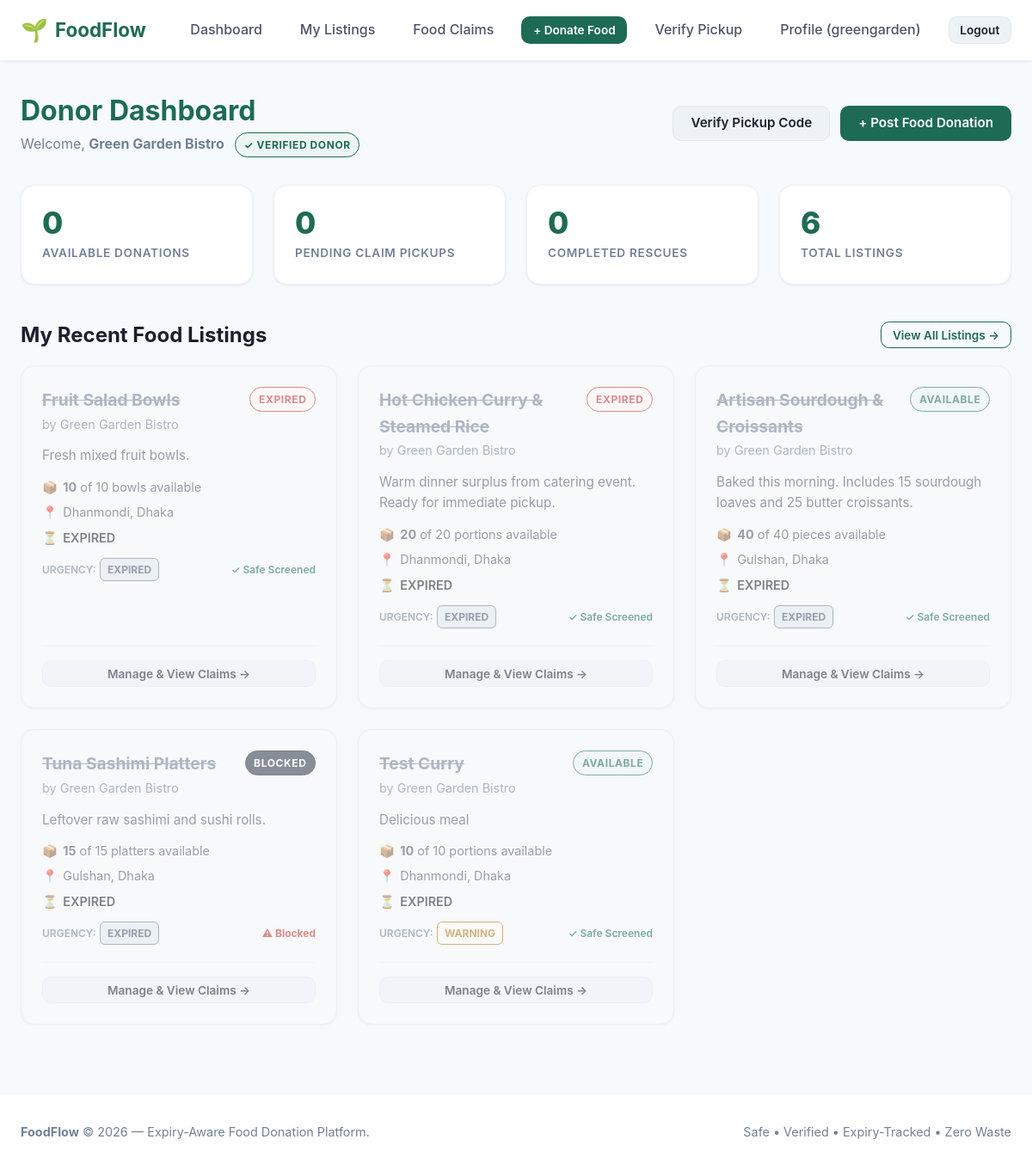
Screenshot of /donor/dashboard/ (signed in) with the database file from the repository.
### accounts/models.py (models this page shows, shortened)
class User(AbstractUser):
    ROLE_DONOR = 'donor'
    ROLE_RECIPIENT = 'recipient'
    ROLE_CHOICES = [
        (ROLE_DONOR, 'Donor'),
        (ROLE_RECIPIENT, 'Recipient'),
    ]
    role = models.CharField(
        max_length=20,
        choices=ROLE_CHOICES,
        default=ROLE_RECIPIENT,
        help_text="Designates whether this user registers as a food Donor or Recipient."
    )
    phone = models.CharField(
        max_length=20,
        blank=True,
        null=True,
        help_text="Contact telephone number"
    )
    @property
    def is_donor(self):
        return self.role == self.ROLE_DONOR
    @property
    def is_recipient(self):
        return self.role == self.ROLE_RECIPIENT

class Donor(models.Model):
    DONOR_TYPE_CHOICES = [
        ('restaurant', 'Restaurant'),
        ('household', 'Household'),
        ('grocer', 'Grocer / Supermarket'),
        ('event', 'Event / Catering'),
        ('other', 'Other Donor'),
    ]
    user = models.OneToOneField(
        User,
        on_delete=models.CASCADE,
        related_name='donor_profile'
    )
    donor_type = models.CharField(
        max_length=30,
        choices=DONOR_TYPE_CHOICES,
        default='restaurant'
    )
    organization_name = models.CharField(
        max_length=150,
        blank=True,
        null=True,
        help_text="Business or organization name (optional for households)"
    )
    location = models.ForeignKey(
        'locations.Location',
        on_delete=models.PROTECT,
        related_name='donors'
    )
    is_verified = models.BooleanField(
        default=False,
        help_text="Designates if this donor is verified by platform administrators"
    )
    created_at = models.DateTimeField(auto_now_add=True)
    class Meta:
        verbose_name = "Donor Profile"
        verbose_name_plural = "Donor Profiles"

### listings/models.py (models this page shows, shortened)
class FoodListing(models.Model):
    STATUS_AVAILABLE = 'available'
    STATUS_CLAIMED = 'claimed'
    STATUS_COMPLETED = 'completed'
    STATUS_EXPIRED = 'expired'
    STATUS_BLOCKED = 'blocked'
    STATUS_CHOICES = [
        (STATUS_AVAILABLE, 'Available'),
        (STATUS_CLAIMED, 'Claimed'),
        (STATUS_COMPLETED, 'Completed'),
        (STATUS_EXPIRED, 'Expired'),
        (STATUS_BLOCKED, 'Blocked'),
    ]
    donor = models.ForeignKey(
        'accounts.Donor',
        on_delete=models.CASCADE,
        related_name='listings'
    )
    location = models.ForeignKey(
        'locations.Location',
        on_delete=models.PROTECT,
        related_name='listings'
    )
    food_name = models.CharField(max_length=200, help_text="e.g. Cooked Rice & Curry, Fresh Apples, Bread Rolls")
    description = models.TextField(blank=True, null=True, help_text="Preparation details, ingredients, or dietary info")
    quantity = models.DecimalField(
        max_digits=8,
        decimal_places=2,
        validators=[MinValueValidator(Decimal('0.01'))],
        help_text="Total initial quantity"
    )
    unit = models.CharField(
        max_length=50,
        help_text="Units: portions, kg, boxes, packets, meals, litres"
    )
    expires_at = models.DateTimeField(
        db_index=True,
        help_text="Exact expiry deadline"
    )
    status = models.CharField(
        max_length=20,
        choices=STATUS_CHOICES,
        default=STATUS_AVAILABLE,
        db_index=True
    )
    created_at = models.DateTimeField(auto_now_add=True)
    updated_at = models.DateTimeField(auto_now=True)
    class Meta:
        verbose_name = "Food Listing"
        verbose_name_plural = "Food Listings"
        ordering = ['expires_at']
    @property
    def is_expired(self):
        return timezone.now() >= self.expires_at
    @property
    def quantity_reserved(self):
        from claims.models import Claim
        quantities = self.claims.filter(
            status__in=[Claim.STATUS_PENDING, Claim.STATUS_COMPLETED]
        ).values_list("claimed_quantity", flat=True)
        return sum(quantities, Decimal("0.00"))
    @property
    def quantity_available(self):
        remaining = self.quantity - self.quantity_reserved
        return max(
            Decimal("0.00"), remaining
        ).quantize(Decimal("0.01"))

class ExpiryTracker(models.Model):
    URGENCY_SAFE = 'safe'
    URGENCY_WARNING = 'warning'
    URGENCY_URGENT = 'urgent'
    URGENCY_EXPIRED = 'expired'
    URGENCY_CHOICES = [
        (URGENCY_SAFE, 'Safe'),
        (URGENCY_WARNING, 'Warning'),
        (URGENCY_URGENT, 'Urgent'),
        (URGENCY_EXPIRED, 'Expired'),
    ]
    listing = models.OneToOneField(
        FoodListing,
        on_delete=models.CASCADE,
        related_name='expiry_tracker'
    )
    expires_at = models.DateTimeField()
    urgency_level = models.CharField(
        max_length=20,
        choices=URGENCY_CHOICES,
        default=URGENCY_SAFE
    )
    alert_sent = models.BooleanField(
        default=False,
        help_text="Prevents duplicate urgent or expiry notifications"
    )
    last_checked_at = models.DateTimeField(auto_now=True)
    class Meta:
        verbose_name = "Expiry Tracker"
        verbose_name_plural = "Expiry Trackers"

### locations/models.py (models this page shows, shortened)
class Location(models.Model):
    address = models.CharField(max_length=255, help_text="Street address or building details")
    area = models.CharField(max_length=100, db_index=True, help_text="Neighborhood or area name")
    city = models.CharField(max_length=100, db_index=True, help_text="City name")
    postal_code = models.CharField(max_length=20, blank=True, null=True, help_text="Postal / ZIP code")
    latitude = models.DecimalField(max_digits=9, decimal_places=6, null=True, blank=True)
    longitude = models.DecimalField(max_digits=9, decimal_places=6, null=True, blank=True)
    class Meta:
        verbose_name = "Location"
        verbose_name_plural = "Locations"
        indexes = [
            models.Index(fields=['area'], name='loc_area_idx'),
            models.Index(fields=['city'], name='loc_city_idx'),
        ]
        constraints = [
            models.UniqueConstraint(
                fields=['address', 'area', 'city', 'postal_code'],
                name='unique_location_address'
            )
        ]

### accounts/views.py (the view)
# urls.py: path('donor/dashboard/', views.donor_dashboard_view, name='donor_dashboard'),
@login_required
def donor_dashboard_view(request):
    if not request.user.is_donor:
        messages.error(request, "Access restricted: Donor account required.")
        return redirect('accounts:recipient_dashboard')
    donor = getattr(request.user, 'donor_profile', None)
    if not donor:
        messages.error(request, "Donor profile not found. Please complete your registration.")
        return redirect('accounts:profile')
    listings = donor.listings.all().select_related('location', 'expiry_tracker', 'safety_check')
    total_listings = listings.count()
    available_count = listings.filter(status=FoodListing.STATUS_AVAILABLE, expires_at__gt=timezone.now()).count()
    claimed_count = listings.filter(status=FoodListing.STATUS_CLAIMED).count()
    completed_count = listings.filter(status=FoodListing.STATUS_COMPLETED).count()
    expired_count = listings.filter(status=FoodListing.STATUS_EXPIRED).count()
    recent_listings = listings[:5]
    pending_pickups = Claim.objects.filter(
        listing__donor=donor,
        status=Claim.STATUS_PENDING
    ).select_related('listing', 'recipient__user').order_by('pickup_deadline')[:5]
    context = {
        'donor': donor,
        'total_listings': total_listings,
        'available_count': available_count,
        'claimed_count': claimed_count,
        'completed_count': completed_count,
        'expired_count': expired_count,
        'recent_listings': recent_listings,
        'pending_pickups': pending_pickups,
    }
    return render(request, 'accounts/donor_dashboard.html', context)

### notifications/views.py (called while the page is built)
def unread_notification_context(request):
    if request.user.is_authenticated and request.user.is_recipient and hasattr(request.user, 'recipient_profile'):
        count = Notification.objects.filter(recipient=request.user.recipient_profile, is_read=False).count()
        return {'unread_notifications_count': count}
    return {'unread_notifications_count': 0}

### templates/accounts/donor_dashboard.html (shortened to what this page needs)
{% extends 'base.html' %}
{% block content %}
<div style="display: flex; justify-content: space-between; align-items: center; margin-bottom: 2rem; flex-wrap: wrap; gap: 1rem;">
    <div>
        <h1 style="color: var(--green-700); font-size: 2rem;">Donor Dashboard</h1>
        <p style="color: var(--grey-500);">
            Welcome, <strong>{{ donor.organization_name|default:donor.user.username }}</strong>
            {% if donor.is_verified %}
                <span class="badge badge-available" style="margin-left: 0.5rem;">✓ Verified Donor</span>
            {% else %}
                <span class="badge badge-claimed" style="margin-left: 0.5rem;">Verification Pending</span>
            {% endif %}
        </p>
    </div>
    <div style="display: flex; gap: 0.75rem;">
        <a href="{% url 'claims:verify_pickup' %}" class="btn btn-secondary">Verify Pickup Code</a>
        {% if donor.is_verified %}
        <a href="{% url 'listings:donor_listing_create' %}" class="btn btn-primary">
            + Post Food Donation
        </a>
        {% else %}
        <button type="button" class="btn btn-primary" disabled>
            Verification Required to Post
        </button>
        {% endif %}
    </div>
</div>
<div class="grid grid-4" style="margin-bottom: 2.5rem;">
    <div class="stat-card">
        <span class="stat-value">{{ available_count }}</span>
        <span class="stat-label">Available Donations</span>
    </div>
    <div class="stat-card">
        <span class="stat-value">{{ claimed_count }}</span>
        <span class="stat-label">Pending Claim Pickups</span>
    </div>
    <div class="stat-card">
        <span class="stat-value">{{ completed_count }}</span>
        <span class="stat-label">Completed Rescues</span>
    </div>
    <div class="stat-card">
        <span class="stat-value">{{ total_listings }}</span>
        <span class="stat-label">Total Listings</span>
    </div>
</div>
<div style="display: flex; justify-content: space-between; align-items: center; margin-bottom: 1rem;">
    <h2 style="font-size: 1.5rem; color: var(--ink);">My Recent Food Listings</h2>
    <a href="{% url 'listings:donor_listings' %}" class="btn btn-outline btn-sm">View All Listings &rarr;</a>
</div>
{% if recent_listings %}
<div class="grid grid-3">
    {% for listing in recent_listings %}
        {% include 'listings/listing_card.html' with listing=listing is_donor_view=True %}
    {% endfor %}
</div>
{% endif %}
{% endblock %}

### templates/partials/navbar.html (shortened to what this page needs)
{% load static %}
<nav class="navbar">
    <div class="container navbar-container">
        <a href="{% url 'home' %}" class="brand">
            <span class="brand-icon">🌱</span>
            <span>FoodFlow</span>
        </a>
        <ul class="nav-links">
            {% if user.is_authenticated %}
            {% if user.is_donor %}
            <li><a href="{% url 'accounts:donor_dashboard' %}" class="nav-link">Dashboard</a></li>
            <li><a href="{% url 'listings:donor_listings' %}" class="nav-link">My Listings</a></li>
            <li><a href="{% url 'claims:my_claims' %}" class="nav-link">Food Claims</a></li>
            <li>
                {% if user.donor_profile.is_verified %}
                <a href="{% url 'listings:donor_listing_create' %}"
                   class="nav-link btn btn-primary btn-sm"
                   style="color: white;">
                    + Donate Food
                </a>
                {% endif %}
            </li>
            <li><a href="{% url 'claims:verify_pickup' %}" class="nav-link">Verify Pickup</a></li>
                {% endif %}
                <li><a href="{% url 'accounts:profile' %}" class="nav-link">Profile ({{ user.username }})</a></li>
                <li><a href="{% url 'accounts:logout' %}" class="nav-link btn btn-secondary btn-sm">Logout</a></li>
            {% endif %}
        </ul>
    </div>
</nav>

### templates/listings/listing_card.html (shortened to what this page needs)
<div class="card {% if listing.status == 'expired' or listing.is_expired %}card-expired{% endif %}">
    <div class="card-header">
        <div>
            <h3 class="card-title">{{ listing.food_name }}</h3>
            <span class="card-subtitle">by {{ listing.donor.organization_name|default:listing.donor.user.username }}</span>
        </div>
        <div>
            <span class="badge badge-{{ listing.status }}">{{ listing.get_status_display }}</span>
        </div>
    </div>
    <div class="card-body">
        <p style="font-size: 0.95rem; color: var(--grey-700); margin-bottom: 0.75rem;">
            {{ listing.description|default:"No special description provided."|truncatechars:100 }}
        </p>
        <div class="food-meta">
            <div class="food-meta-item">
                <span>📦</span>
                <span><strong>{{ listing.quantity_available|floatformat:"-2" }}</strong> of {{ listing.quantity|floatformat:"-2" }} {{ listing.unit }} available</span>
            </div>
            <div class="food-meta-item">
                <span>📍</span>
                <span>{{ listing.location.area }}, {{ listing.location.city }}</span>
            </div>
            <div class="food-meta-item">
                <span>⏳</span>
                <span class="countdown" data-expires="{{ listing.expires_at|date:'c' }}">
                </span>
            </div>
        </div>
        <div style="margin-top: 0.75rem; display: flex; align-items: center; justify-content: space-between;">
            <div>
                <span style="font-size: 0.75rem; color: var(--grey-500); font-weight: 600;">URGENCY:</span>
                <span class="urgency-badge urgency-{{ listing.expiry_tracker.urgency_level|default:'safe' }}">
                    {{ listing.expiry_tracker.get_urgency_level_display|default:'SAFE'|upper }}
                </span>
            </div>
            {% if listing.safety_check %}
                {% if listing.safety_check.is_safe %}
                    <span style="font-size: 0.75rem; color: var(--green-700); font-weight: 600;">✓ Safe Screened</span>
                {% else %}
                    <span style="font-size: 0.75rem; color: var(--red-600); font-weight: 700;">⚠ Blocked</span>
                {% endif %}
            {% endif %}
        </div>
    </div>
    <div class="card-footer">
        {% if is_donor_view %}
            <a href="{% url 'listings:donor_listing_detail' pk=listing.pk %}" class="btn btn-secondary btn-sm" style="width: 100%;">
                Manage & View Claims &rarr;
            </a>
        {% else %}
            <a href="{% url 'listings:food_detail' pk=listing.pk %}" class="btn btn-primary btn-sm btn-claim" style="width: 100%;">
                View Food & Claim &rarr;
            </a>
        {% endif %}
    </div>
</div>

### rows the page displays
User: username "greengarden"
Donor: organization_name "Green Garden Bistro"
FoodListing: food_name "Fruit Salad Bowls", donor.organization_name "Green Garden Bistro", status "EXPIRED", description "Fresh mixed fruit bowls.", quantity_available "10", quantity "10", unit "bowls", location.area "Dhanmondi", location.city "Dhaka", expiry_tracker.urgency_level "EXPIRED", shows "✓ Safe Screened"
FoodListing: food_name "Hot Chicken Curry & Steamed Rice", donor.organization_name "Green Garden Bistro", status "EXPIRED", description "Warm dinner surplus from catering event. Ready for immediate pickup.", quantity_available "20", quantity "20", unit "portions", location.area "Dhanmondi", location.city "Dhaka", expiry_tracker.urgency_level "EXPIRED", shows "✓ Safe Screened"
FoodListing: food_name "Artisan Sourdough & Croissants", donor.organization_name "Green Garden Bistro", status "AVAILABLE", description "Baked this morning. Includes 15 sourdough loaves and 25 butter croissants.", quantity_available "40", quantity "40", unit "pieces", location.area "Gulshan", location.city "Dhaka", expiry_tracker.urgency_level "EXPIRED", shows "✓ Safe Screened"
FoodListing: food_name "Tuna Sashimi Platters", donor.organization_name "Green Garden Bistro", status "BLOCKED", description "Leftover raw sashimi and sushi rolls.", quantity_available "15", quantity "15", unit "platters", location.area "Gulshan", location.city "Dhaka", expiry_tracker.urgency_level "EXPIRED", shows "⚠ Blocked"
FoodListing: food_name "Test Curry", donor.organization_name "Green Garden Bistro", status "AVAILABLE", description "Delicious meal", quantity_available "10", quantity "10", unit "portions", location.area "Dhanmondi", location.city "Dhaka", expiry_tracker.urgency_level "WARNING", shows "✓ Safe Screened"

### other values shown
{{ available_count }} "0"
{{ claimed_count }} "0"
{{ completed_count }} "0"
{{ total_listings }} "6"
